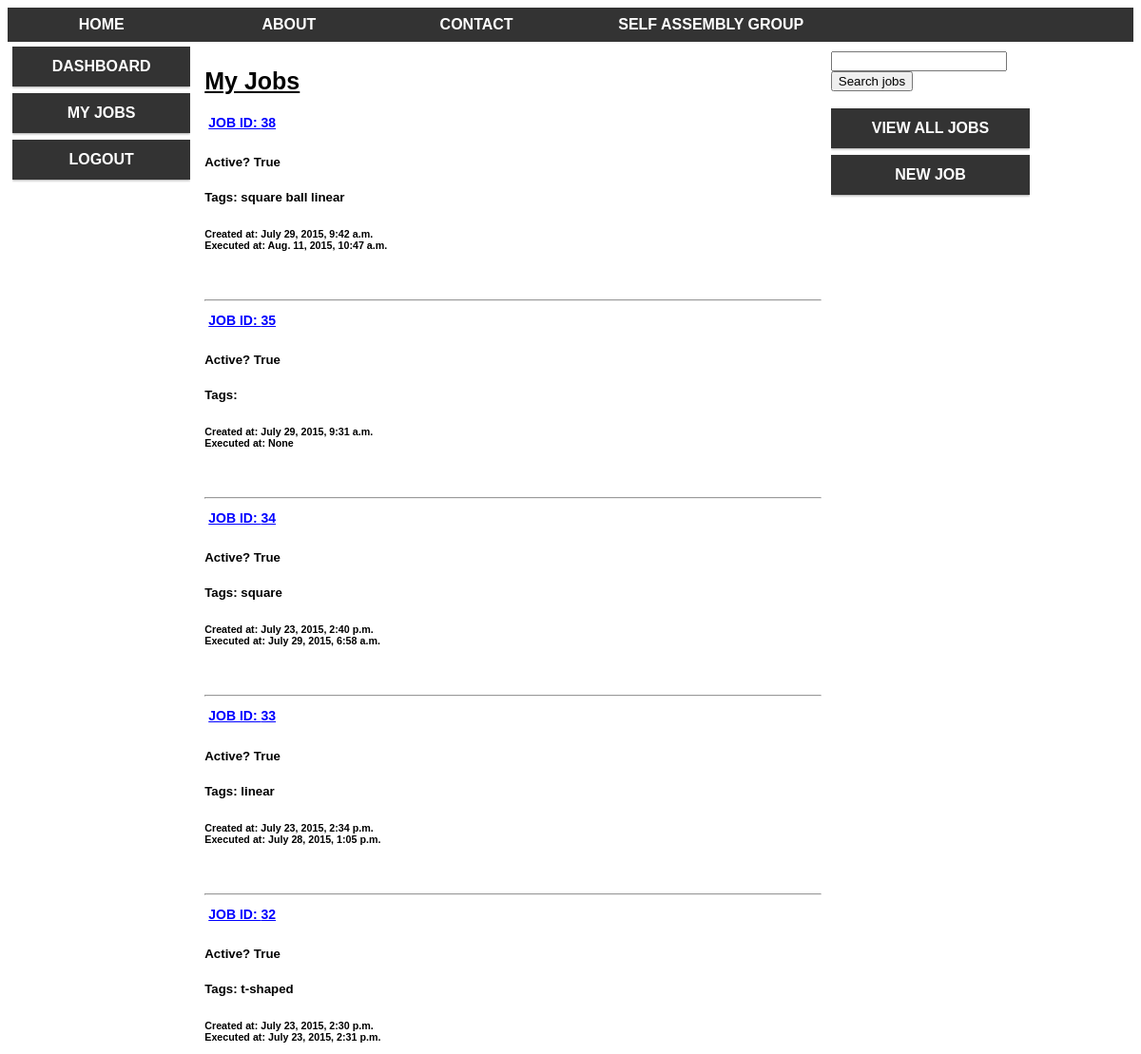
Page /ox_web/ben/jobs/ (signed in, upper part) on the earlier database version.
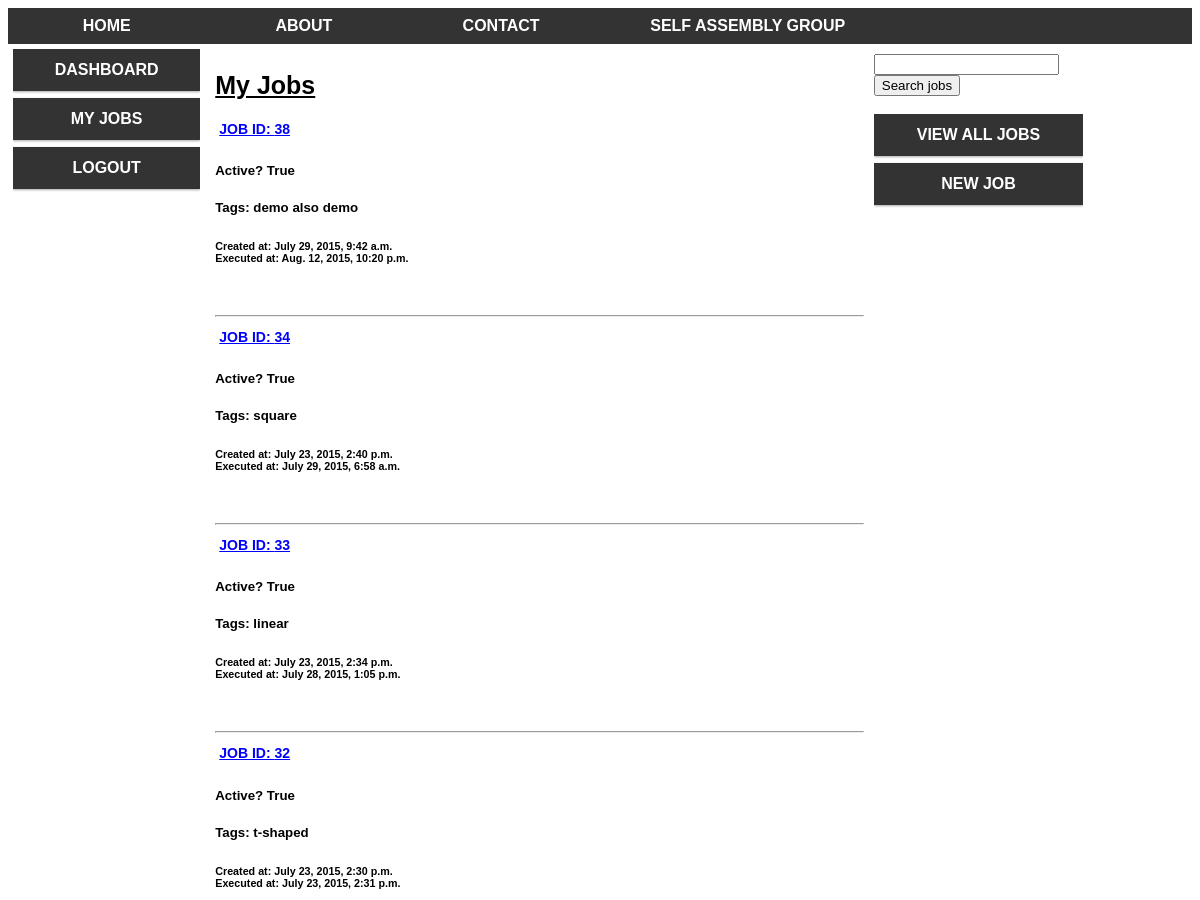
Same page on the later database version.
### ox_web/models.py (models this page shows)
class Job(models.Model):
  author = models.CharField(max_length=100)
  created_at = models.DateTimeField(default=timezone.now)
  data_path = models.CharField(max_length=200)
  output_path = models.CharField(max_length=200)
  active = models.BooleanField(default=True)
  executed_at = models.DateTimeField(default=timezone.now, null=True)
  tag1 = models.CharField(max_length=50, blank=True)
  tag2 = models.CharField(max_length=50, blank=True)
  tag3 = models.CharField(max_length=50, blank=True)
  tag4 = models.CharField(max_length=50, blank=True)

### ox_web/views.py (the view)
# urls.py: url(r'^(?P<username>[\w]+)/jobs/$', views.jobs, name="jobs"),
@login_required
def jobs(request, username):
  if request.method == 'POST':
    search_text = request.POST.get('search_text')
    jobs = Job.objects.all().filter(tag1=search_text) | Job.objects.all().filter(tag2=search_text) | Job.objects.all().filter(tag3=search_text) | Job.objects.all().filter(tag4=search_text)
  else:
    jobs = Job.objects.all().filter(author=username, active=True).order_by('-id')
  context_dict = {'jobs': jobs, 'username': username}
  return render(request, 'ox_web/jobs.html', context_dict)

### templates/ox_web/jobs.html (shortened to what this page needs)
{% extends 'base.html' %}
{% load staticfiles %}
{% block body_block %}
  <div class="col-9 main_frame">
    <h1>My Jobs</h1>
    {% if jobs %}
      {% for i in jobs %}
       <a href="/ox_web/{{ username }}/{{ i.id }}/view_job/">Job ID: {{ i.id}}</a>
       <h5>Active? {{ i.active }}</h5>
       <h5>Tags: {{ i.tag1 }} {{ i.tag2 }} {{ i.tag3 }} {{ i.tag4 }}</h5>
       <h6>Created at: {{ i.created_at }}<br />
       Executed at: {{ i.executed_at }}</h6>
       <br />
       <hr>
      {% endfor %}
    {% else %}
      No jobs found.
    {% endif %}
    <br />
    <br />
  </div>
  <div class="col-3 menu">
    <form id="search_form" method="post" action="/ox_web/{{ username }}/jobs/">
    <input type="text" name="search_text">
    <input type="submit" name="search_submit" value="Search jobs">
    </form>
    <br />
    <ul>
      <li><a href="/ox_web/{{ username }}/all_jobs/">View All Jobs</a></li>
      <li><a href="/ox_web/new_job/">New Job</a></li>
    </ul>
  </div>
{% endblock %}

Differences in the rows shown:
no longer on this page (row edited): Job: id "35", active "True", created_at "July 29, 2015, 9:31 a.m.", executed_at "None"
changed Job id 38: tag1 "square" → "demo"; tag2 "ball" → "also demo"; executed_at "Aug. 11, 2015, 10:47 a.m." → "Aug. 12, 2015, 10:20 p.m."; tag3 "linear" → (not shown)
